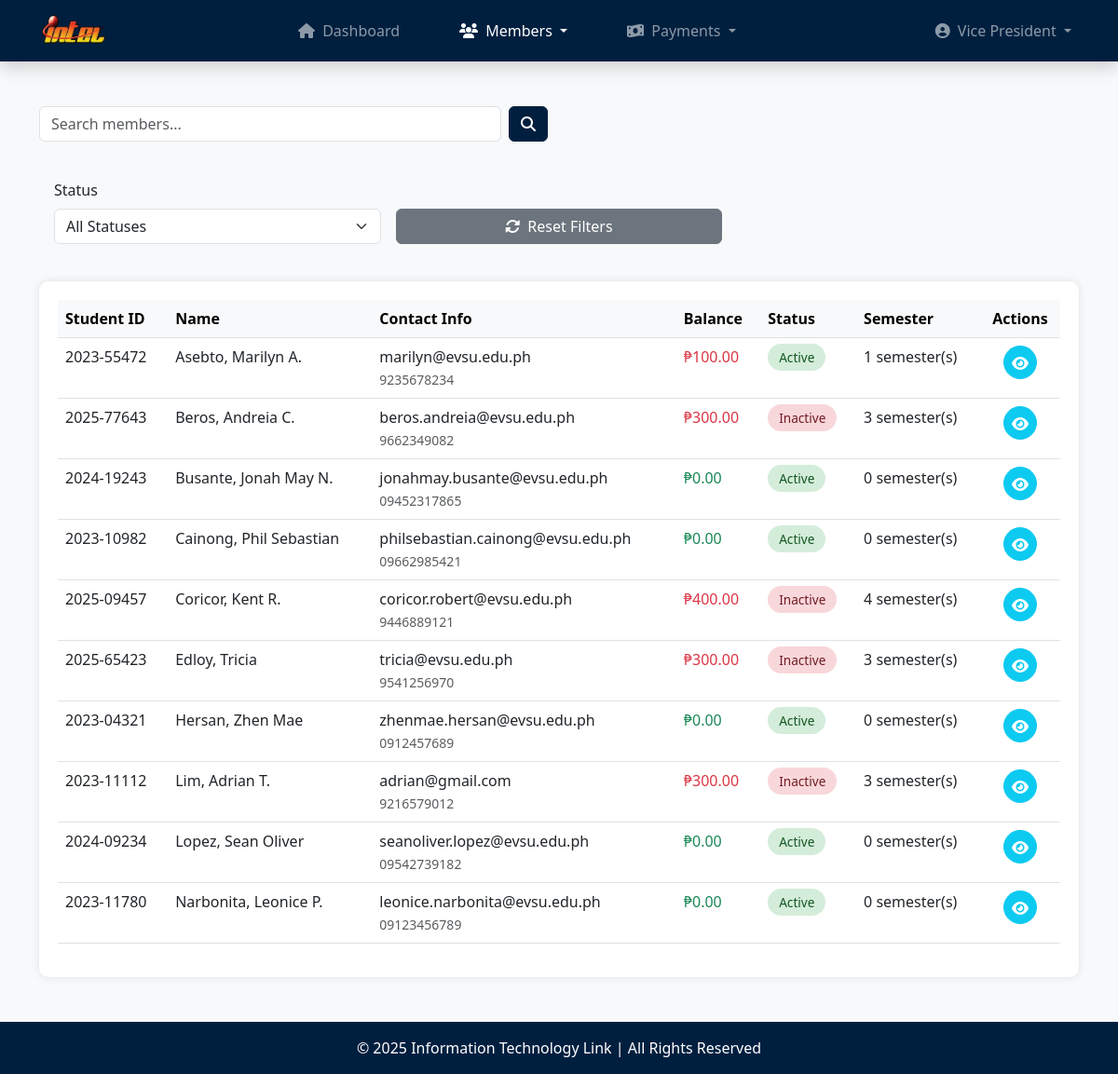
/members.php (signed in), run on the app's committed database.
### tables this page shows
CREATE TABLE `members` (
  `member_id` varchar(25) NOT NULL,
  `last_name` varchar(30) NOT NULL,
  `first_name` varchar(30) NOT NULL,
  `middle_name` varchar(30) DEFAULT NULL,
  `contact_num` varchar(15) NOT NULL,
  `email` varchar(60) NOT NULL,
  `status` enum('Active','Inactive') NOT NULL,
  `membership_date` timestamp NOT NULL DEFAULT current_timestamp()
);

### members.php (the view, shortened to what this page needs)
<?php
    require_once('database.php');
    require_once('functions.php');
    $stmt = $conn->prepare("
        SELECT r.role_id, r.role_name, m.first_name, m.last_name
        FROM officers o
        JOIN members m ON o.member_id = m.member_id
        JOIN role r ON o.role_id = r.role_id
        WHERE o.officer_id = ?
    ");
    $stmt->bind_param("s", $officer_id);
    $stmt->execute();
    $result = $stmt->get_result();
    $search = isset($_GET['search']) ? trim($_GET['search']) : '';
    $page = isset($_GET['page']) ? (int)$_GET['page'] : 1;
    $records_per_page = 10;
    $offset = ($page - 1) * $records_per_page;
    $query = "SELECT m.*,
            (SELECT COALESCE(SUM(f.fee_amount), 0) FROM fees f WHERE f.member_id = m.member_id) AS total_fee_amount,
            (SELECT COALESCE(COUNT(f.semester), 0) FROM fees f WHERE f.member_id = m.member_id) AS semester_count,
            (SELECT COUNT(DISTINCT semester) FROM fees) - (SELECT COUNT(DISTINCT semester) FROM fees WHERE member_id = m.member_id) AS missed_semesters,
            (SELECT COALESCE(SUM(f.fee_amount), 0) FROM fees f WHERE f.member_id = m.member_id AND f.status = 'Unpaid') AS total_unpaid_fees,
            (SELECT COUNT(f.semester) FROM fees f WHERE f.member_id = m.member_id AND f.status = 'Unpaid') AS unpaid_semester_count
            FROM members m
            WHERE 1=1";
    $params = array();
    $types = "";
    $query .= " GROUP BY m.member_id, m.first_name, m.last_name, m.email, m.contact_num, m.status";
    $query .= " ORDER BY m.last_name ASC LIMIT ?, ?";
    $types .= "ii";
    $params[] = $offset;
    $params[] = $records_per_page;
    $stmt = $conn->prepare($query);
    if (!empty($params)) {
        $bind_params = array();
        $bind_params[] = $types;
        for ($i = 0; $i < count($params); $i++) {
            $bind_params[] = &$params[$i];
        }
        call_user_func_array(array($stmt, 'bind_param'), $bind_params);
    }
    try {
        $stmt->execute();
        $result = $stmt->get_result();
    } catch (Exception $e) {
        echo "Error executing query: " . $e->getMessage();
        exit;
    }
?>
<!DOCTYPE html>
<html lang="en">
<head>
    <link rel="stylesheet" href="https://cdn.jsdelivr.net/npm/bootstrap@5.3.0-alpha1/dist/css/bootstrap.min.css">
    <link rel="stylesheet" href="https://cdnjs.cloudflare.com/ajax/libs/font-awesome/6.4.0/css/all.min.css">
</head>
<body>
    <?php include('navbar.php'); ?>
    <main class="container my-5">
        <div class="row align-items-center mb-4">
            <?php if (!in_array($_SESSION['officer_role'], ['intel_president', 'intel_treasurer', 'intel_secretary'])): ?>
                <div class="col-md-6">
                    <form class="d-flex justify-content-between" method="GET" action="">
                        <input type="text" id="searchBar" class="form-control me-2"  placeholder="Search members..." name="search" value="<?php echo htmlspecialchars($search); ?>">
                        <button type="submit" class="btn btn-navy">
                            <i class="fas fa-search"></i>
                        </button>
                    </form>
                </div>
            <?php endif; ?>
        </div>
        <div class="bg-light p-3 rounded mb-4">
            <form method="GET" action="" class="row g-3">
                <div class="col-md-4">
                    <label for="status" class="form-label">Status</label>
                    <select class="form-select" id="status" name="status" onchange="this.form.submit()">
                        <option value="">All Statuses</option>
                    </select>
                </div>
                <div class="col-md-4 d-flex align-items-end">
                    <a href="members.php" class="btn btn-secondary w-100">
                        <i class="fas fa-sync-alt me-2"></i>Reset Filters
                    </a>
                </div>
            </form>
        </div>
        <div class="table-container">
            <?php if ($result->num_rows > 0): ?>
                <div class="table-responsive">
                    <table class="table table-hover">
                        <thead class="table-light">
                            <tr>
                                <th>Student ID</th>
                                <th>Name</th>
                                <th>Contact Info</th>
                                <th>Balance</th>
                                <th>Status</th>
                                <th>Semester</th>
                                <th class="text-center">Actions</th>
                            </tr>
                        </thead>
                        <tbody id="membersTableBody">
                            <?php while($row = $result->fetch_assoc()): ?>
                                <tr>
                                    <td><?php echo htmlspecialchars($row['member_id']); ?></td>
                                    <td>
                                        <?php
                                            echo htmlspecialchars($row['last_name']) . ', ' .
                                                htmlspecialchars($row['first_name']) .
                                                (!empty($row['middle_name']) ? ' ' . htmlspecialchars($row['middle_name'][0]) . '.' : '');
                                        ?>
                                    </td>
                                    <td>
                                        <div><?php echo htmlspecialchars($row['email']); ?></div>
                                        <small class="text-muted"><?php echo htmlspecialchars($row['contact_num']); ?></small>
                                    </td>
                                    <td>
                                        <?php if ($row['total_unpaid_fees'] > 0): ?>
                                            <span class="text-danger">
                                                ₱<?php echo number_format($row['total_unpaid_fees'], 2); ?>
                                            </span>
                                        <?php else: ?>
                                            <span class="text-success">₱0.00</span>
                                        <?php endif; ?>
                                    </td>
                                    <td>
                                        <?php
                                            $status_class = '';
                                            switch ($row['status']) {
                                                case 'Active':
                                                    $status_class = 'status-active';
                                                    break;
                                                case 'Inactive':
                                                    $status_class = 'status-inactive';
                                                    break;
                                            }
                                        ?>
                                        <span class="<?php echo $status_class; ?>">
                                            <?php echo htmlspecialchars($row['status']); ?>
                                        </span>
                                    </td>
                                    <td><?php echo htmlspecialchars($row['unpaid_semester_count']); ?> semester(s)</td>
                                    <td>
                                    <div class="action-buttons d-flex justify-content-center">
                                        <a href="view_member.php?id=<?php echo htmlspecialchars(urlencode($row['member_id'])); ?>"
                                        class="btn btn-info text-white" title="View Details">
                                            <i class="fas fa-eye"></i>
                                        </a>
                                    </div>
                                    </td>
                                </tr>
                            <?php endwhile; ?>
                        </tbody>
                    </table>
                </div>
            <?php endif; ?>
        </div>
    </main>
    <?php include('footer.php'); ?>
</body>
</html>

### members.php (style rules this page uses)
html, body { height: 100%; margin: 0; display: flex; flex-direction: column; background-color: #f8f9fa; }
main { flex: 1; }
.text-white { color: #ffffff !important; }
.btn-navy { background-color: #001f3f; border-color: #001f3f; color: #fff; }
.table-container { background-color: #ffffff; border-radius: 10px; box-shadow: 0 0 10px rgba(0,0,0,0.1); padding: 20px; }
.status-active { background-color: #d4edda; color: #155724; border-radius: 20px; padding: 5px 12px; font-size: 0.85rem; }
.status-inactive { background-color: #f8d7da; color: #721c24; border-radius: 20px; padding: 5px 12px; font-size: 0.85rem; }
.action-buttons .btn { width: 36px; height: 36px; padding: 6px 0; border-radius: 50%; text-align: center; margin: 0 3px; }

### data on the page
members: member_id "2023-55472", last_name "Asebto", first_name "Marilyn", middle_name "A", email "marilyn@evsu.edu.ph", contact_num "9235678234", total_unpaid_fees "100.00", status "Active", unpaid_semester_count "1"
members: member_id "2025-77643", last_name "Beros", first_name "Andreia", middle_name "C", email "beros.andreia@evsu.edu.ph", contact_num "9662349082", total_unpaid_fees "300.00", status "Inactive", unpaid_semester_count "3"
members: member_id "2024-19243", last_name "Busante", first_name "Jonah May", middle_name "N", email "jonahmay.busante@evsu.edu.ph", contact_num "09452317865", shows "₱0.00", status "Active", unpaid_semester_count "0"
members: member_id "2023-10982", last_name "Cainong", first_name "Phil Sebastian", email "philsebastian.cainong@evsu.edu.ph", contact_num "09662985421", shows "₱0.00", status "Active", unpaid_semester_count "0"
members: member_id "2025-09457", last_name "Coricor", first_name "Kent", middle_name "R", email "coricor.robert@evsu.edu.ph", contact_num "9446889121", total_unpaid_fees "400.00", status "Inactive", unpaid_semester_count "4"
members: member_id "2025-65423", last_name "Edloy", first_name "Tricia", email "tricia@evsu.edu.ph", contact_num "9541256970", total_unpaid_fees "300.00", status "Inactive", unpaid_semester_count "3"
members: member_id "2023-04321", last_name "Hersan", first_name "Zhen Mae", email "zhenmae.hersan@evsu.edu.ph", contact_num "0912457689", shows "₱0.00", status "Active", unpaid_semester_count "0"
members: member_id "2023-11112", last_name "Lim", first_name "Adrian", middle_name "T", email "adrian@gmail.com", contact_num "9216579012", total_unpaid_fees "300.00", status "Inactive", unpaid_semester_count "3"
members: member_id "2024-09234", last_name "Lopez", first_name "Sean Oliver", email "seanoliver.lopez@evsu.edu.ph", contact_num "09542739182", shows "₱0.00", status "Active", unpaid_semester_count "0"
members: member_id "2023-11780", last_name "Narbonita", first_name "Leonice", middle_name "P", email "leonice.narbonita@evsu.edu.ph", contact_num "09123456789", shows "₱0.00", status "Active", unpaid_semester_count "0"

### other printed values
$role_name "Vice President"
